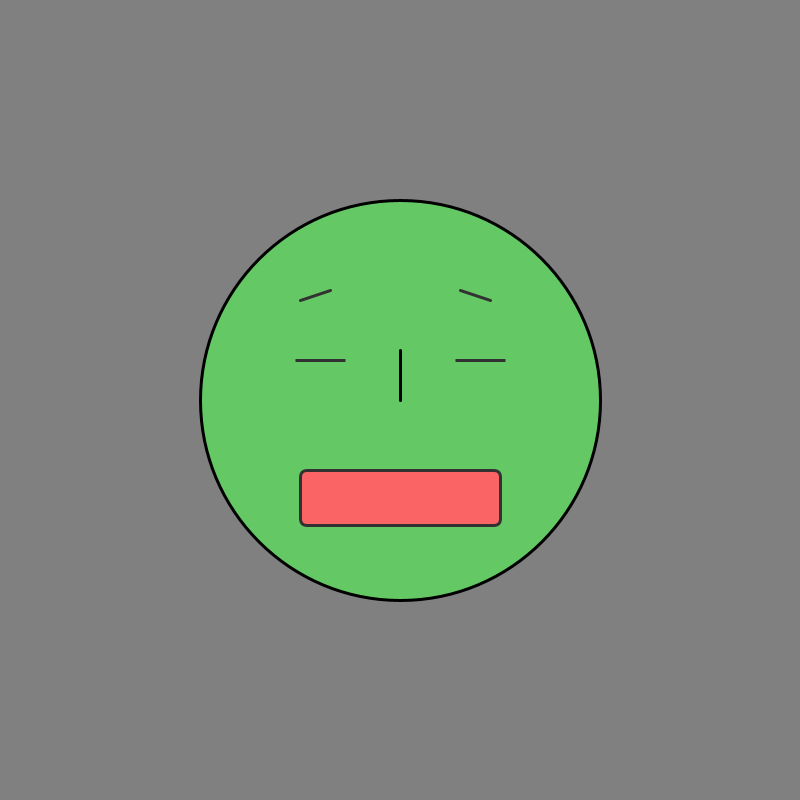
Frame 1 (no input)
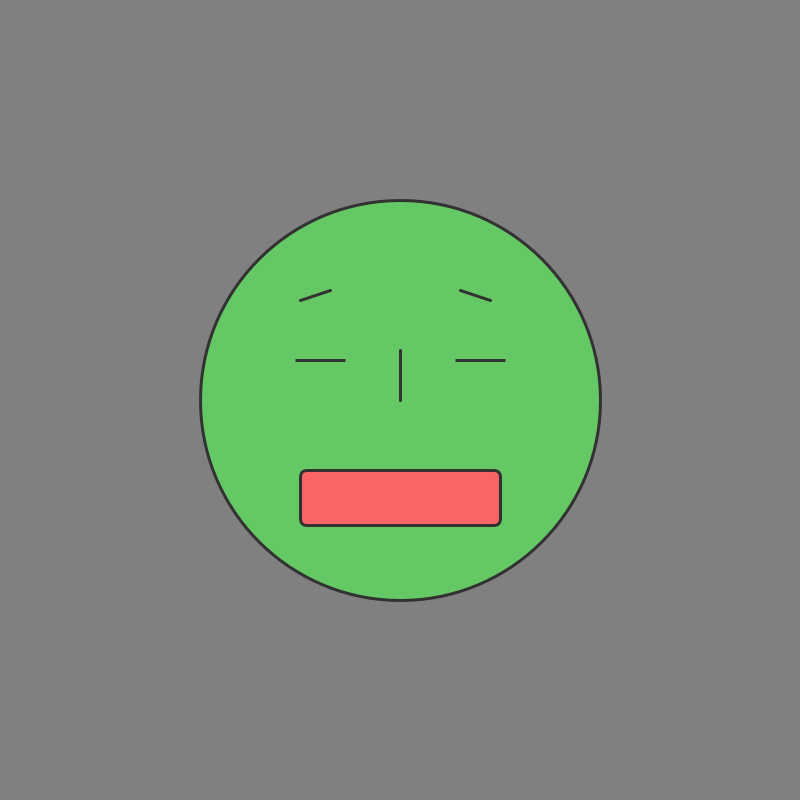
Frame 60 (the mouse pressed at the canvas centre just before this capture)
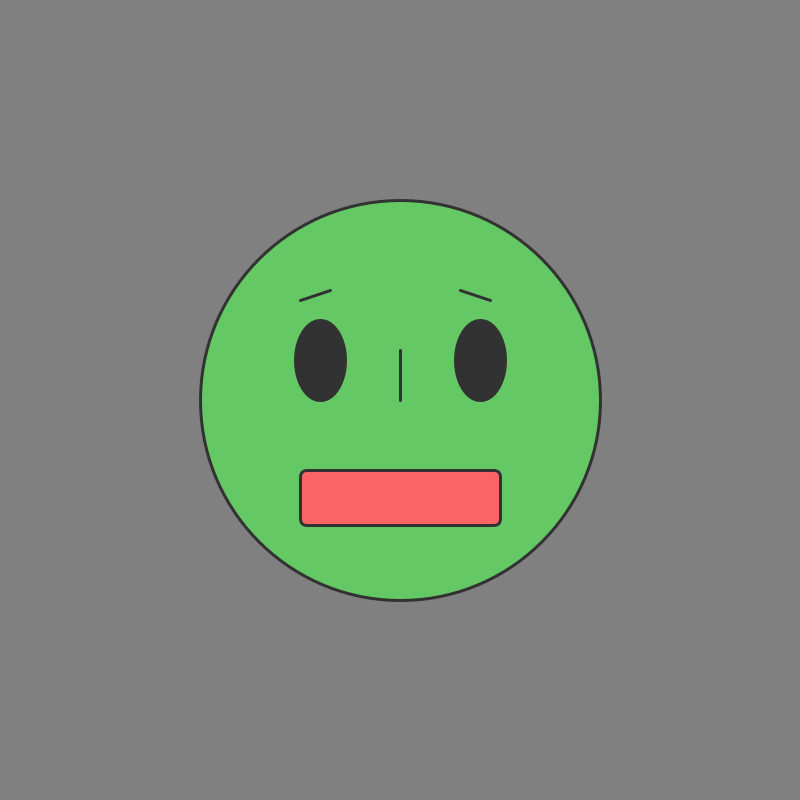
Frame 120 (the mouse held since frame 60 and released just before this capture)

The Processing sketch that drew these frames (run headless with seeded random() and noise(); from frame 60 on, the mouse is pressed at the canvas centre):

// Processing sketch: processing_92319
// ── processing_92319.pde

void setup() {
  size(800, 800);
  smooth();
  strokeWeight(3);
}//캔버스 사이즈 ㅎㅎ 
void draw() {
  background(128);
  fill(100, 200, 100);
  ellipse(400, 400, 400, 400);
  line(400, 350, 400, 400);
  //line(300, 500, 500, 500);
  
  fill(50);
  stroke(50);
  ellipse(320, 360, 50, mouseX / 5);
  ellipse(480, 360, 50, mouseY / 5);
  line(300, 300, 330, 290);
  line(460, 290, 490, 300);
  fill(250, 100, 100);
  rect(300, 470, 200, 55, 7);
}
